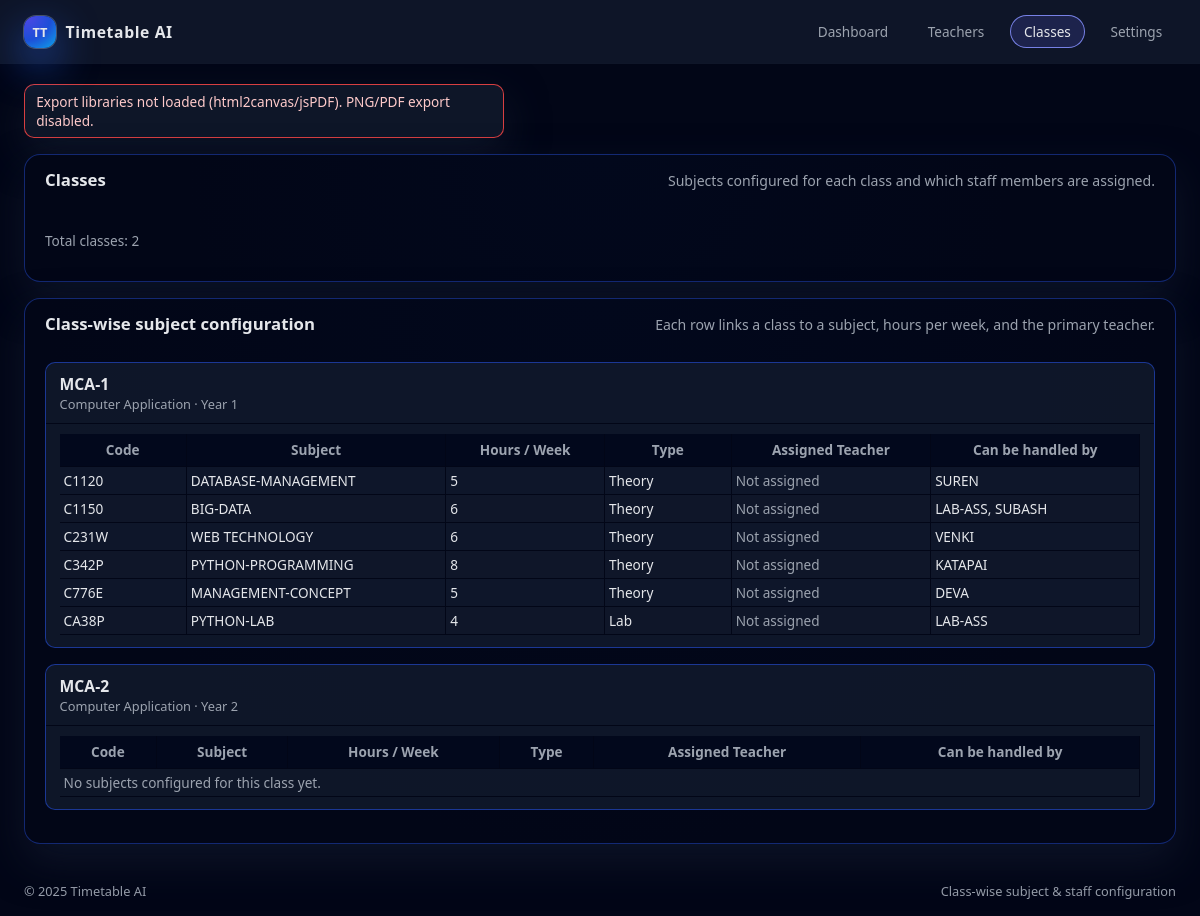
Screenshot of /timetable/classes/ with the database file from the repository.
### timetable/models.py (models this page shows, shortened)
class ClassGroup(models.Model):
    name = models.CharField(max_length=50, unique=True)
    year = models.IntegerField(null=True, blank=True)
    department = models.CharField(max_length=100, blank=True)

class Subject(models.Model):
    code = models.CharField(max_length=20, unique=True)
    name = models.CharField(max_length=100)

### timetable/views.py (the view)
# urls.py: path("classes/", views.classes_overview, name="classes_overview"),
@require_GET
@require_GET
def classes_overview(request):
    class_groups = ClassGroup.objects.all().order_by("name")
    class_configs = []
    for cg in class_groups:
        subjects_info = []
        class_subjects = (
            ClassSubject.objects
            .select_related("subject", "teacher")
            .filter(class_group=cg)
            .order_by("subject__code")
        )
        for cs in class_subjects:
            subj = cs.subject
            assigned_teacher = cs.teacher.name if cs.teacher else None
            all_teachers = list(
                subj.teachers.order_by("name").values_list("name", flat=True)
            )
            subjects_info.append({
                "subject": subj,
                "hours_per_week": cs.hours_per_week,
                "is_lab": cs.is_lab,
                "assigned_teacher": assigned_teacher,
                "all_teachers": all_teachers,
            })
        class_configs.append({
            "class_group": cg,
            "subjects": subjects_info,
        })
    return render(request, "timetable/classes.html", {"class_configs": class_configs})

### timetable/templates/timetable/classes.html (shortened to what this page needs)
{% load static %}
<!DOCTYPE html>
<html lang="en">
<head>
    <link rel="stylesheet" href="{% static 'timetable/css/app.css' %}">
</head>
<body>
<div class="tt-app">
    <header class="tt-header">
        <div class="tt-header__left">
            <div class="tt-header__brand">
                <span class="tt-header__logo">TT</span>
                <span class="tt-header__title">Timetable AI</span>
            </div>
        </div>
        <div class="tt-header__right">
            <nav class="tt-header__nav" aria-label="Main navigation">
                <a href="{% url 'timetable_overview' %}" class="tt-header__link">Dashboard</a>
                <a href="{% url 'teachers_overview' %}" class="tt-header__link">Teachers</a>
                <a href="{% url 'classes_overview' %}" class="tt-header__link tt-header__link--active">Classes</a>
                <a href="#" class="tt-header__link">Settings</a>
            </nav>
        </div>
    </header>
    <main class="tt-main">
        <section class="tt-status">
            <div id="status-message" class="tt-status__toast"></div>
        </section>
        <section class="tt-panel tt-panel--secondary">
            <header class="tt-panel__header tt-panel__header--compact">
                <h1 class="tt-panel__title">Classes</h1>
                <p class="tt-panel__subtitle">
                    Subjects configured for each class and which staff members are assigned.
                </p>
            </header>
            <div class="tt-panel__body">
                <p class="tt-text-muted">
                    Total classes: {{ class_configs|length }}
                </p>
            </div>
        </section>
        <section class="tt-panel tt-panel--table">
            <header class="tt-panel__header tt-panel__header--compact">
                <h2 class="tt-panel__title">Class‑wise subject configuration</h2>
                <p class="tt-panel__subtitle">
                    Each row links a class to a subject, hours per week, and the primary teacher.
                </p>
            </header>
            <div class="tt-panel__body">
                {% if class_configs %}
                    {% for cfg in class_configs %}
                        <article class="tt-class-card">
                            <header class="tt-class-card__header">
                                <div>
                                    <h3 class="tt-class-card__title">
                                        {{ cfg.class_group.name }}
                                    </h3>
                                    <p class="tt-class-card__meta">
                                        {{ cfg.class_group.department|default:"" }}
                                        {% if cfg.class_group.year %}
                                            · Year {{ cfg.class_group.year }}
                                        {% endif %}
                                    </p>
                                </div>
                            </header>
                            <div class="tt-class-card__table-wrapper">
                                <div class="tt-table-scroll">
                                    <table class="tt-table tt-table--simple"
                                           aria-label="Subjects for {{ cfg.class_group.name }}">
                                        <thead>
                                        <tr>
                                            <th class="tt-table__header">Code</th>
                                            <th class="tt-table__header">Subject</th>
                                            <th class="tt-table__header">Hours / Week</th>
                                            <th class="tt-table__header">Type</th>
                                            <th class="tt-table__header">Assigned Teacher</th>
                                            <th class="tt-table__header">Can be handled by</th>
                                        </tr>
                                        </thead>
                                        <tbody>
                                        {% for row in cfg.subjects %}
                                            <tr class="tt-table__row">
                                                <td class="tt-table__cell">
                                                    {{ row.subject.code }}
                                                </td>
                                                <td class="tt-table__cell">
                                                    {{ row.subject.name }}
                                                </td>
                                                <td class="tt-table__cell">
                                                    {{ row.hours_per_week }}
                                                </td>
                                                <td class="tt-table__cell">
                                                    {% if row.is_lab %}Lab{% else %}Theory{% endif %}
                                                </td>
                                                <td class="tt-table__cell">
                                                    {% if row.assigned_teacher %}
                                                        {{ row.assigned_teacher }}
                                                    {% else %}
                                                        <span class="tt-text-muted">Not assigned</span>
                                                    {% endif %}
                                                </td>
                                                <td class="tt-table__cell">
                                                    {% if row.all_teachers %}
                                                        {{ row.all_teachers|join:", " }}
                                                    {% else %}
                                                        <span class="tt-text-muted">No eligible staff mapped</span>
                                                    {% endif %}
                                                </td>
                                            </tr>
                                        {% empty %}
                                            <tr>
                                                <td colspan="6" class="tt-table__cell">
                                                    <span class="tt-text-muted">
                                                        No subjects configured for this class yet.
                                                    </span>
                                                </td>
                                            </tr>
                                        {% endfor %}
                                        </tbody>
                                    </table>
                                </div>
                            </div>
                        </article>
                    {% endfor %}
                {% else %}
                    <p class="tt-text-muted">
                        No classes configured yet. Add ClassGroup and ClassSubject entries first.
                    </p>
                {% endif %}
            </div>
        </section>
    </main>
    <footer class="tt-footer">
        <div class="tt-footer__inner">
            <span>© <span id="footer-year"></span> Timetable AI</span>
            <span class="tt-footer__meta">Class‑wise subject &amp; staff configuration</span>
        </div>
    </footer>
</div>
</body>
</html>

### rows the page displays
ClassGroup: class_group.name "MCA-1", class_group.department "Computer Application", class_group.year "1"
Subject: subject.code "C1120", subject.name "DATABASE-MANAGEMENT", hours_per_week "5", shows "Theory", all_teachers "SUREN"
Subject: subject.code "C1150", subject.name "BIG-DATA", hours_per_week "6", shows "Theory", all_teachers "LAB-ASS, SUBASH"
Subject: subject.code "C231W", subject.name "WEB TECHNOLOGY", hours_per_week "6", shows "Theory", all_teachers "VENKI"
Subject: subject.code "C342P", subject.name "PYTHON-PROGRAMMING", hours_per_week "8", shows "Theory", all_teachers "KATAPAI"
Subject: subject.code "C776E", subject.name "MANAGEMENT-CONCEPT", hours_per_week "5", shows "Theory", all_teachers "DEVA"
Subject: subject.code "CA38P", subject.name "PYTHON-LAB", hours_per_week "4", shows "Lab", all_teachers "LAB-ASS"
ClassGroup: class_group.name "MCA-2", class_group.department "Computer Application", class_group.year "2"

### other values shown
{{ class_configs|length }} "2"
